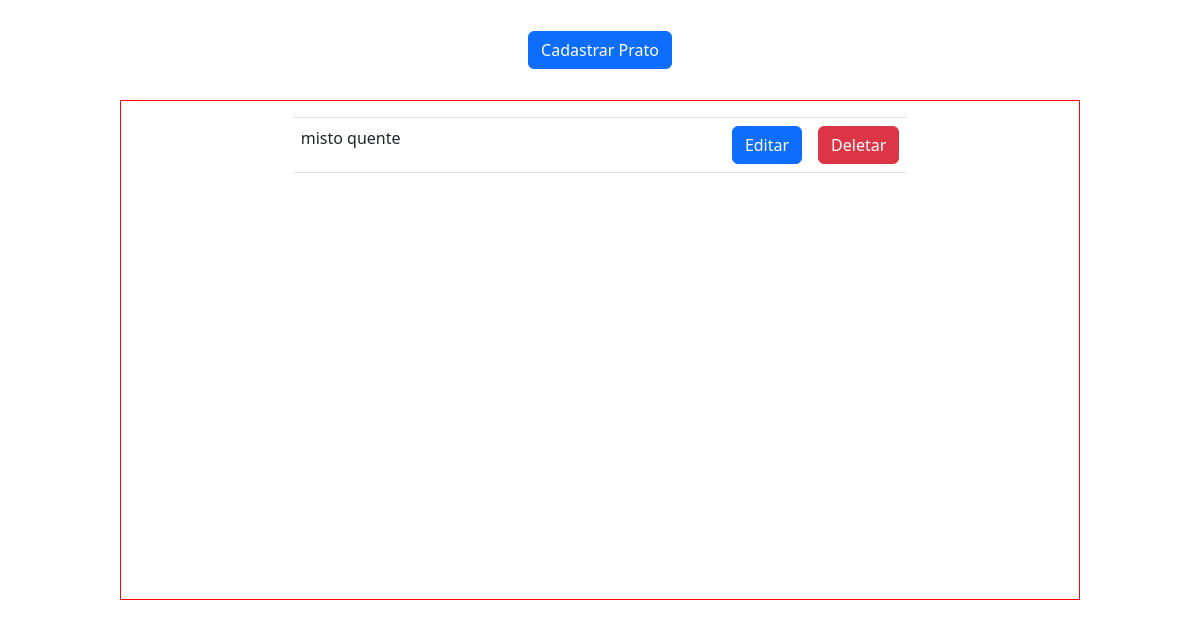
Before: /cadastrar_prato/ with the older database file.
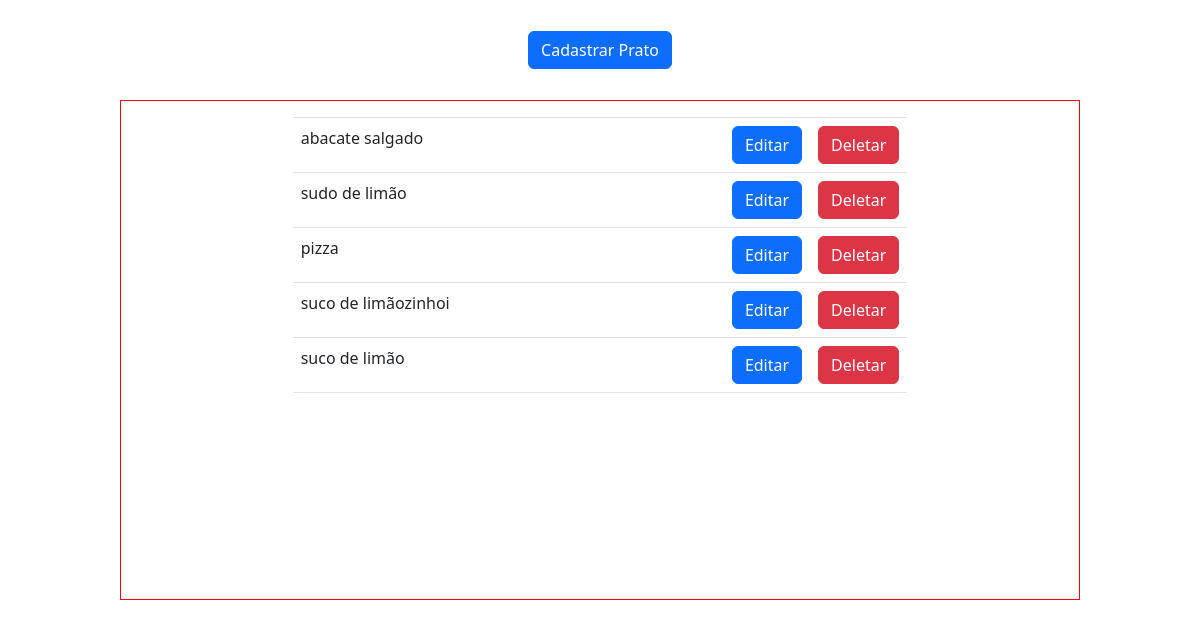
After: the same page with the newer database file.
### myapp/models.py (models this page shows, shortened)
class Prato(models.Model):
    nome = models.CharField(max_length=64)
    ingredientes = models.CharField(max_length=1024)
    preco = models.DecimalField(max_digits=10, decimal_places=2)

### myapp/views.py (the view)
# urls.py: path('cadastrar_prato/', views.cadastrar_prato, name='cadastrar_prato'),
@csrf_protect
def cadastrar_prato(request):
    if request.method == 'POST':
        print ("É um formulario")
        print (f"Nome do prato: {request.POST['nome']}" )
        umPrato = Prato(nome = request.POST['nome'], preco = request.POST['preco'], ingredientes = request.POST['ingredientes'])
        umPrato.save()
    return gerenciarpratos(request)

### myapp/views.py (called while the page is built)
@csrf_protect
def gerenciarpratos(request):
    pratosList = Prato.objects.all().values()
    context = {
        'pratos': pratosList,
    }
    return render(request, 'gerenciarpratos.html', {'pratos': pratosList})

### myapp/templates/gerenciarpratos.html (shortened to what this page needs)
<!DOCTYPE html>
<html lang="pt-br">
    <head>
        <link rel="stylesheet" href="https://cdn.jsdelivr.net/npm/bootstrap@5.2.3/dist/css/bootstrap.min.css">
    </head>
    <body>
        <div class="center">
            <button type="button" class="btn btn-primary" data-bs-toggle="modal" data-bs-target="#modalCadastroPrato">
                Cadastrar Prato
            </button>
        </div>
        <div class="container">
            <div class="row">
              <div class="col-md-8 mx-auto">
                <table class="table table-hover">
                  <thead>
                    <tr>
                      <th scope="col" class="w-80" style="width: 80%;"> </th>
                      <th scope="col" class="w-10"> </th>
                      <th scope="col" class="w-10"> </th>
                    </tr>
                  </thead>
                <tbody>
                        {% for prato in pratos %}
                            <tr>
                                <td>{{ prato.nome }}</td>
                                <td>
                                    <button type="button" class="btn btn-primary" data-bs-toggle="modal" data-bs-target="#modalEditarPrato{{ prato.id }}">
                                        Editar
                                    </button>
                                </td>
                                <td>
                                    <button type="button" class="btn btn-danger" data-bs-toggle="modal" data-bs-target="#modalDeletar{{ prato.id }}">
                                        Deletar
                                    </button>
                                </td>
                            </tr>
                        {% endfor %}
                    </tbody>
                </table>
              </div>
            </div>
          </div>
    </body>
</html>

Changed rows visible on the page:
removed Prato: nome "misto quente"
added Prato: nome "abacate salgado"
added Prato: nome "sudo de limão"
added Prato: nome "pizza"
added Prato: nome "suco de limãozinhoi"
added Prato: nome "suco de limão"
